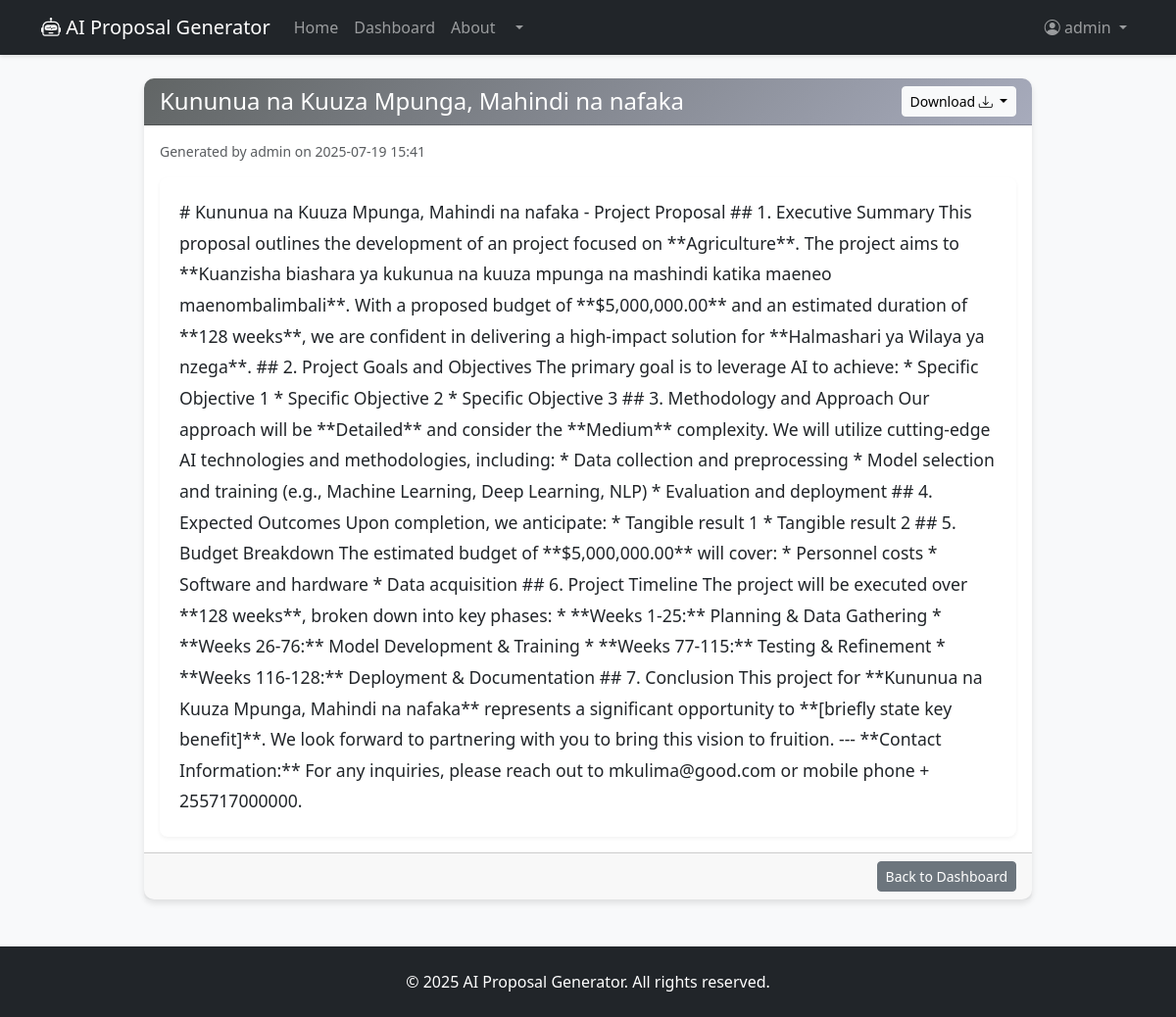
The page /proposal/7 (signed in) on the database its author committed.
### app/models.py (models this page shows, shortened)
class User(db.Model, UserMixin):
    id = db.Column(db.Integer, primary_key=True)
    username = db.Column(db.String(20), unique=True, nullable=False)
    email = db.Column(db.String(120), unique=True, nullable=False)
    password_hash = db.Column(db.String(128))
    proposals = db.relationship('Proposal', backref='author', lazy=True)

class Proposal(db.Model):
    id = db.Column(db.Integer, primary_key=True)
    title = db.Column(db.String(100), nullable=False)
    content = db.Column(db.Text, nullable=False)
    project_type = db.Column(db.String(50))
    generated_at = db.Column(db.DateTime, nullable=False, default=datetime.utcnow)
    user_id = db.Column(db.Integer, db.ForeignKey('user.id'), nullable=False)

### app/main/routes.py (the view)
@main_bp.route('/proposal/<int:proposal_id>')
@login_required
def view_proposal(proposal_id):
    proposal = Proposal.query.get_or_404(proposal_id)
    if proposal.user_id != current_user.id:
        flash('You are not authorized to view this proposal.', 'danger')
        return redirect(url_for('main.dashboard'))
    return render_template('main/proposal.html', proposal=proposal, datetime=datetime)

### app/models.py (called while the page is built)
@login_manager.user_loader
def load_user(user_id):
    return User.query.get(int(user_id))

### app/templates/main/proposal.html (shortened to what this page needs)
{% extends "main/base.html" %}
{% block content %}
<div class="container mt-4">
    <div class="row justify-content-center">
        <div class="col-lg-10">
            <div class="card">
                <div class="card-header d-flex justify-content-between align-items-center">
                    <h4 class="mb-0 text-white">{{ proposal.title }}</h4>
                    <div class="btn-group" role="group" aria-label="Download options">
                        <button type="button" class="btn btn-light btn-sm dropdown-toggle" data-bs-toggle="dropdown" aria-expanded="false">
                            Download <i class="bi bi-download"></i>
                        </button>
                    </div>
                </div>
                <div class="card-body">
                    <small class="text-muted d-block mb-3">Generated by {{ proposal.author.username }} on {{ moment(proposal.generated_at).format('YYYY-MM-DD HH:mm') }}</small>
                    <div class="proposal-content">
                        {{ proposal.content | safe }}
                    </div>
                </div>
                <div class="card-footer text-end">
                    <a href="{{ url_for('main.dashboard') }}" class="btn btn-secondary btn-sm">Back to Dashboard</a>
                </div>
            </div>
        </div>
    </div>
</div>
{% endblock %}

### app/templates/main/base.html (shortened to what this page needs)
<!DOCTYPE html>
<html lang="en">
<head>
    <link href="https://cdn.jsdelivr.net/npm/bootstrap@5.3.0/dist/css/bootstrap.min.css" rel="stylesheet">
    <link rel="stylesheet" href="https://cdn.jsdelivr.net/npm/bootstrap-icons@1.10.0/font/bootstrap-icons.css">
    <link rel="stylesheet" href="{{ url_for('static', filename='css/style.css') }}">
</head>
<body>
    <nav class="navbar navbar-expand-lg navbar-dark bg-dark mb-4">
        <div class="container">
            <a class="navbar-brand" href="{{ url_for('main.index') }}">
                <i class="bi bi-robot"></i> AI Proposal Generator
            </a>
            <div class="collapse navbar-collapse" id="navbarNav">
                <ul class="navbar-nav me-auto">
                    <li class="nav-item">
                        <a class="nav-link" href="{{ url_for('main.index') }}">Home</a>
                    </li>
                    <li class="nav-item">
                        <a class="nav-link" href="{{ url_for('main.dashboard') }}">Dashboard</a>
                    </li>
                    <li class="nav-item">
                        <a class="nav-link" href="{{ url_for('main.about') }}">About</a>
                    </li>
                    <li class="nav-item dropdown">
                        <a class="nav-link dropdown-toggle" href="#" data-bs-toggle="dropdown">
                        </a>
                    </li>
                </ul>
                <ul class="navbar-nav">
                    {% if current_user.is_authenticated %}
                    <li class="nav-item dropdown">
                        <a class="nav-link dropdown-toggle" href="#" id="navbarDropdown" role="button" data-bs-toggle="dropdown" aria-expanded="false">
                            <i class="bi bi-person-circle"></i> {{ current_user.username }}
                        </a>
                    </li>
                    {% endif %}
                </ul>
            </div>
        </div>
    </nav>
    <main class="container mb-5">
        {% block content %}{% endblock %}
    </main>
    <footer class="bg-dark text-white py-4 mt-5">
        <div class="container text-center">
            <p class="mb-0">&copy; {{ now.year }} AI Proposal Generator. All rights reserved.</p>
        </div>
    </footer>
</body>
</html>

### app/static/CSS/style.css (style rules this page uses)
body { font-family: 'Segoe UI', Tahoma, Geneva, Verdana, sans-serif; background-color: #f8f9fa; color: #212529; }
.navbar { box-shadow: 0 2px 4px rgba(0,0,0,.1); }
.card { border: none; border-radius: 10px; box-shadow: 0 4px 6px rgba(0,0,0,.1); transition: transform 0.3s ease; }
.card-header { border-radius: 10px 10px 0 0 !important; background: linear-gradient(135deg, #616565 0%, #a7abbc 100%); //background: linear-gradient(135deg, #667eea 0%, #764ba2 100%); color: white; }
.proposal-content { line-height: 1.8; font-size: 1.1rem; padding: 20px; background-color: #ffffff; border-radius: 8px; box-shadow: 0 2px 4px rgba(0,0,0,.05); }

### rows shown on the page
User: username "admin", author.username "admin"
Proposal: title "Kununua na Kuuza Mpunga, Mahindi na nafaka", generated_at "2025-07-19 15:41", content "# Kununua na Kuuza Mpunga, Mahindi na nafaka - Project Proposal ## 1. Executive Summary This proposal outlines the development of an project focused on **Agriculture**. The project aims to **Kuanzisha biashara ya kukunua na kuuza mpunga na mashindi katika maeneo maenombalimbali**. With a proposed budget of **$5,000,000.00** and an estimated duration of **128 weeks**, we are confident in delivering a high-impact solution for **Halmashari ya Wilaya ya nzega**. ## 2. Project Goals and Objectives The primary goal is to leverage AI to achieve: * Specific Objective 1 * Specific Objective 2 * Specific Objective 3 ## 3. Methodology and Approach Our approach will be **Detailed** and consider the…"
